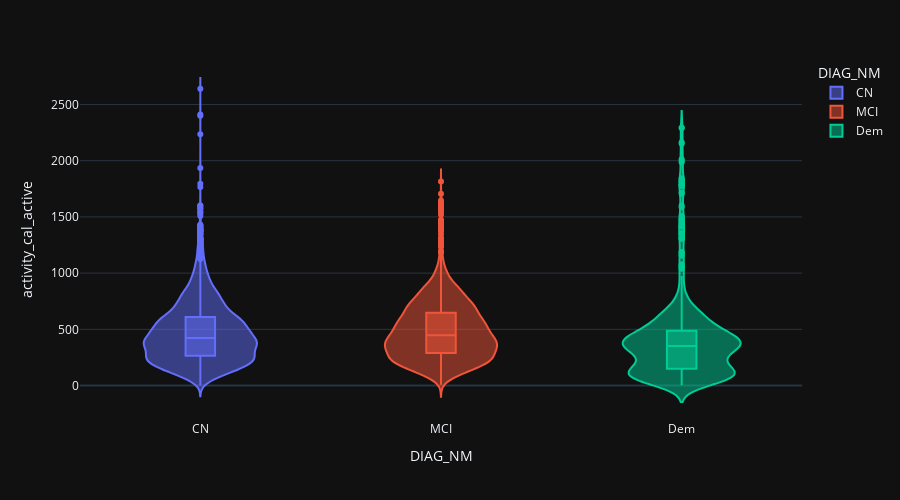

This figure's notebook cell:
### Code cell
violin(raw, 'activity_cal_active')

kde(raw, 'activity_cal_active')

### Figure 1 — Plotly figure (JSON) as saved in the notebook; plotly's stock layout.template omitted (floating-point values rounded to 4 significant figures; data arrays with more than 128 entries replaced by an {"elided": "..."} marker saying what was removed)
{"data": [{"alignmentgroup": "True", "box": {"visible": true}, "hovertemplate": "DIAG_NM=%{x}<br>activity_cal_active=%{y}<extra></extra>", "legendgroup": "CN", "marker": {"color": "#636efa"}, "name": "CN", "offsetgroup": "CN", "orientation": "v", "scalegroup": "True", "showlegend": true, "type": "violin", "x": {"elided": "5781 str values"}, "x0": " ", "xaxis": "x", "y": {"elided": "5781 int values"}, "y0": " ", "yaxis": "y"}, {"alignmentgroup": "True", "box": {"visible": true}, "hovertemplate": "DIAG_NM=%{x}<br>activity_cal_active=%{y}<extra></extra>", "legendgroup": "MCI", "marker": {"color": "#EF553B"}, "name": "MCI", "offsetgroup": "MCI", "orientation": "v", "scalegroup": "True", "showlegend": true, "type": "violin", "x": {"elided": "3353 str values"}, "x0": " ", "xaxis": "x", "y": {"elided": "3353 int values"}, "y0": " ", "yaxis": "y"}, {"alignmentgroup": "True", "box": {"visible": true}, "hovertemplate": "DIAG_NM=%{x}<br>activity_cal_active=%{y}<extra></extra>", "legendgroup": "Dem", "marker": {"color": "#00cc96"}, "name": "Dem", "offsetgroup": "Dem", "orientation": "v", "scalegroup": "True", "showlegend": true, "type": "violin", "x": {"elided": "571 str values"}, "x0": " ", "xaxis": "x", "y": {"elided": "571 int values"}, "y0": " ", "yaxis": "y"}], "layout": {"autosize": false, "height": 500, "legend": {"title": {"text": "DIAG_NM"}, "tracegroupgap": 0}, "margin": {"t": 60}, "violinmode": "overlay", "width": 900, "xaxis": {"anchor": "y", "categoryarray": ["CN", "MCI", "Dem"], "categoryorder": "array", "domain": [0, 1], "title": {"text": "DIAG_NM"}}, "yaxis": {"anchor": "x", "domain": [0, 1], "title": {"text": "activity_cal_active"}}}}
